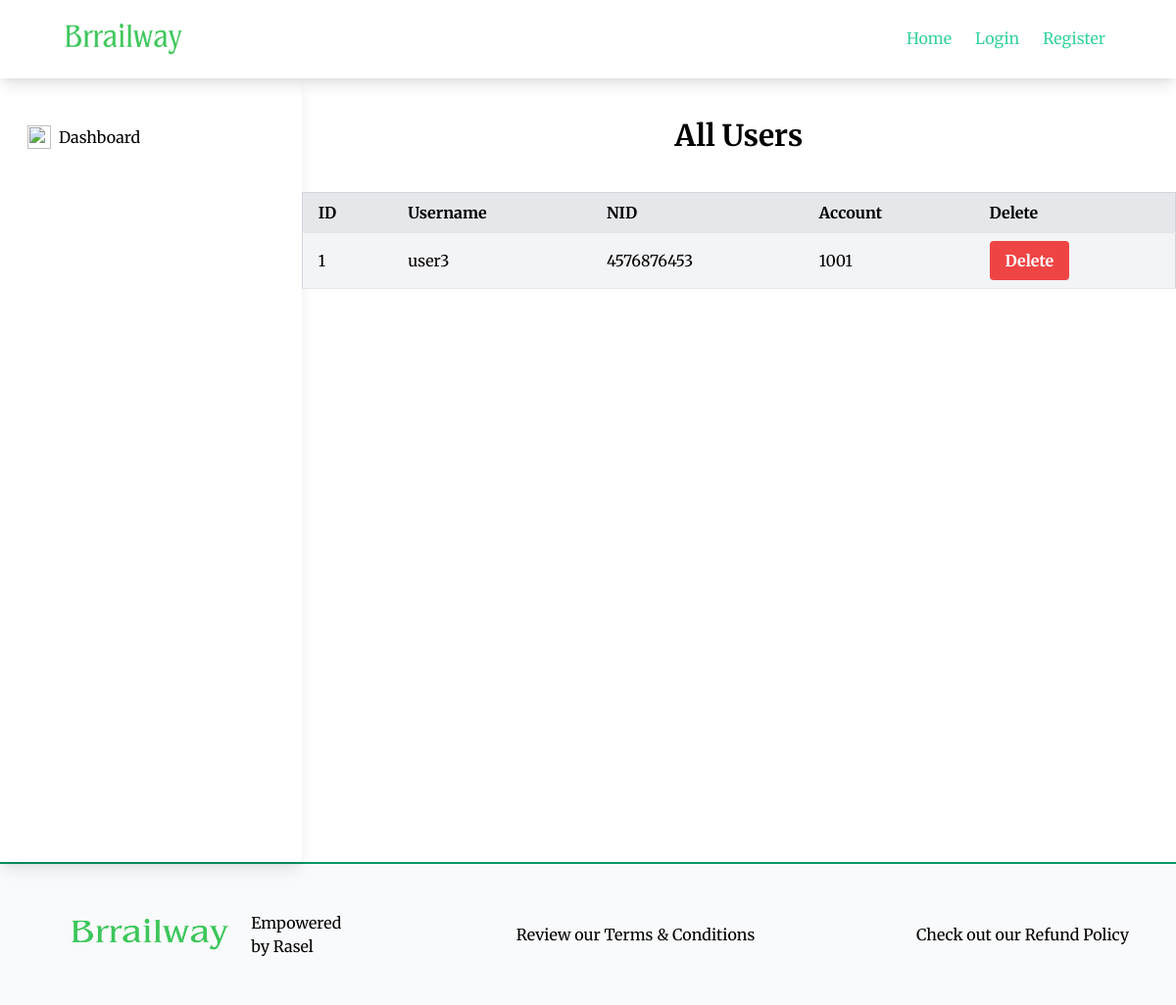
The page /dashboard/users/ on the database its author committed.
### account/models.py (models this page shows, shortened)
class UserAccount(models.Model):
    user = models.OneToOneField(User, related_name='account', on_delete=models.CASCADE)
    account_no = models.IntegerField(unique=True)
    balance = models.DecimalField(default=0, max_digits=12, decimal_places = 2)
    nid = models.IntegerField(default=0, unique=True,validators=[MaxValueValidator(999999999999)])

### dashboard/views.py (the view)
# urls.py: path('users/', users_all, name='users'),
def users_all(req):
    users = UserAccount.objects.all()
    return render(req, 'dashboard/AllUsers.html',{'users': users})

### dashboard/templates/dashboard/AllUsers.html
{% extends "base.html" %}
{% block content %}
<div class="flex h-screen">
  {% include 'core.html' %}
  <div class="w-full">
    <h1 class="text-3xl text-center font-bold my-10">All Users</h1>
    {% if users %}
    <table class="w-full bg-white border border-gray-300">
        <thead>
          <tr>
            <th class="py-2 px-4 border-b text-left bg-gray-200">ID</th>
            <th class="py-2 px-4 border-b text-left bg-gray-200">Username</th>
            <th class="py-2 px-4 border-b text-left bg-gray-200">NID</th>
            <th class="py-2 px-4 border-b text-left bg-gray-200">Account</th>
            <th class="py-2 px-4 border-b text-left bg-gray-200">Delete</th>
          </tr>
        </thead>
        <tbody>
        {% for user in users %}
          <tr class="bg-gray-100">
            <td class="py-2 px-4 border-b">{{ user.id }}</td>
            <td class="py-2 px-4 border-b">{{ user.user.username }}</td>
            <td class="py-2 px-4 border-b">{{ user.nid }}</td>
            <td class="py-2 px-4 border-b">{{ user.account_no }}</td>
            <td class="py-2 px-4 border-b">
                <a href="" class="text-white">
                  <button
                  class="bg-red-500 hover:bg-blue-700 text-white font-bold py-2 px-4 rounded">
                  Delete
                </button>
                </a>
            </td>
          </tr>
        {% endfor %}
        </tbody>
      </table>
    {% else %}
    <p class="text-xl text-center mt-12 mb-12 md:mb-80">
      No Users Loaded
    </p>
    {% endif %}
  </div>
</div>
{% endblock content %}

### core/templates/base.html (style rules this page uses)
body { font-family: "Merriweather", serif; }

### rows shown on the page
UserAccount: id "1", user.username "user3", nid "4576876453", account_no "1001"
